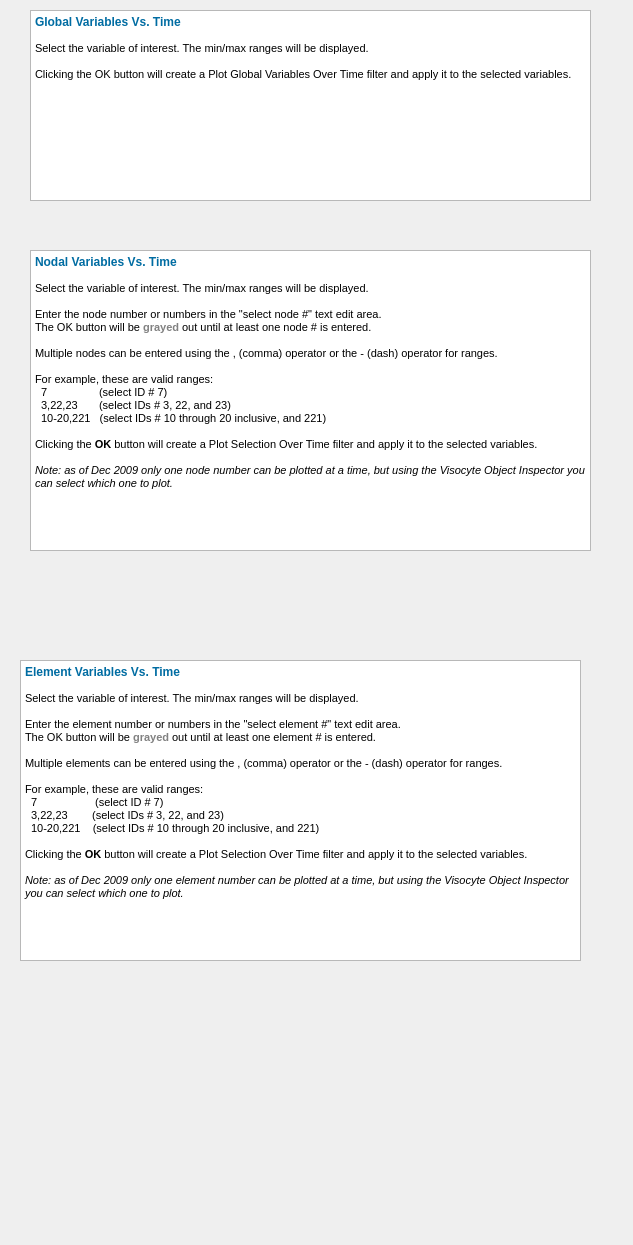
<?xml version="1.0" encoding="UTF-8"?>
<ui version="4.0">
 <class>pqSierraPlotToolsRichTextDocs</class>
 <widget class="QWidget" name="pqSierraPlotToolsRichTextDocs">
  <property name="geometry">
   <rect>
    <x>0</x>
    <y>0</y>
    <width>633</width>
    <height>1245</height>
   </rect>
  </property>
  <property name="windowTitle">
   <string>Form</string>
  </property>
  <widget class="QTextEdit" name="globalVarsVsTimeTextEdit">
   <property name="geometry">
    <rect>
     <x>30</x>
     <y>10</y>
     <width>561</width>
     <height>191</height>
    </rect>
   </property>
   <property name="html">
    <string>&lt;!DOCTYPE HTML PUBLIC &quot;-//W3C//DTD HTML 4.0//EN&quot; &quot;http://www.w3.org/TR/REC-html40/strict.dtd&quot;&gt;
&lt;html&gt;&lt;head&gt;&lt;meta name=&quot;qrichtext&quot; content=&quot;1&quot; /&gt;&lt;style type=&quot;text/css&quot;&gt;
p, li { white-space: pre-wrap; }
&lt;/style&gt;&lt;/head&gt;&lt;body style=&quot; font-family:'MS Shell Dlg 2'; font-size:8.25pt; font-weight:400; font-style:normal;&quot;&gt;
&lt;p style=&quot; margin-top:0px; margin-bottom:0px; margin-left:0px; margin-right:0px; -qt-block-indent:0; text-indent:0px;&quot;&gt;&lt;span style=&quot; font-size:9pt; font-weight:600; color:#006ca2;&quot;&gt;Global Variables Vs. Time&lt;/span&gt;&lt;/p&gt;
&lt;p style=&quot;-qt-paragraph-type:empty; margin-top:0px; margin-bottom:0px; margin-left:0px; margin-right:0px; -qt-block-indent:0; text-indent:0px; font-size:8pt; font-weight:600;&quot;&gt;&lt;/p&gt;
&lt;p style=&quot; margin-top:0px; margin-bottom:0px; margin-left:0px; margin-right:0px; -qt-block-indent:0; text-indent:0px;&quot;&gt;&lt;span style=&quot; font-size:8pt;&quot;&gt;Select the variable of interest. The min/max ranges will be displayed.&lt;/span&gt;&lt;/p&gt;
&lt;p style=&quot;-qt-paragraph-type:empty; margin-top:0px; margin-bottom:0px; margin-left:0px; margin-right:0px; -qt-block-indent:0; text-indent:0px; font-size:8pt;&quot;&gt;&lt;/p&gt;
&lt;p style=&quot; margin-top:0px; margin-bottom:0px; margin-left:0px; margin-right:0px; -qt-block-indent:0; text-indent:0px;&quot;&gt;&lt;span style=&quot; font-size:8pt;&quot;&gt;Clicking the OK button will create a Plot Global Variables Over Time filter and apply it to the selected variables.&lt;/span&gt;&lt;/p&gt;&lt;/body&gt;&lt;/html&gt;</string>
   </property>
  </widget>
  <widget class="QTextEdit" name="nodeVarsVsTimeTextEdit">
   <property name="geometry">
    <rect>
     <x>30</x>
     <y>250</y>
     <width>561</width>
     <height>301</height>
    </rect>
   </property>
   <property name="html">
    <string>&lt;!DOCTYPE HTML PUBLIC &quot;-//W3C//DTD HTML 4.0//EN&quot; &quot;http://www.w3.org/TR/REC-html40/strict.dtd&quot;&gt;
&lt;html&gt;&lt;head&gt;&lt;meta name=&quot;qrichtext&quot; content=&quot;1&quot; /&gt;&lt;style type=&quot;text/css&quot;&gt;
p, li { white-space: pre-wrap; }
&lt;/style&gt;&lt;/head&gt;&lt;body style=&quot; font-family:'MS Shell Dlg 2'; font-size:8.25pt; font-weight:400; font-style:normal;&quot;&gt;
&lt;p style=&quot; margin-top:0px; margin-bottom:0px; margin-left:0px; margin-right:0px; -qt-block-indent:0; text-indent:0px;&quot;&gt;&lt;span style=&quot; font-size:9pt; font-weight:600; color:#006ca2;&quot;&gt;Nodal Variables Vs. Time&lt;/span&gt;&lt;/p&gt;
&lt;p style=&quot;-qt-paragraph-type:empty; margin-top:0px; margin-bottom:0px; margin-left:0px; margin-right:0px; -qt-block-indent:0; text-indent:0px; font-size:8pt;&quot;&gt;&lt;/p&gt;
&lt;p style=&quot; margin-top:0px; margin-bottom:0px; margin-left:0px; margin-right:0px; -qt-block-indent:0; text-indent:0px;&quot;&gt;&lt;span style=&quot; font-size:8pt;&quot;&gt;Select the variable of interest. The min/max ranges will be displayed.&lt;/span&gt;&lt;/p&gt;
&lt;p style=&quot;-qt-paragraph-type:empty; margin-top:0px; margin-bottom:0px; margin-left:0px; margin-right:0px; -qt-block-indent:0; text-indent:0px; font-size:8pt;&quot;&gt;&lt;/p&gt;
&lt;p style=&quot; margin-top:0px; margin-bottom:0px; margin-left:0px; margin-right:0px; -qt-block-indent:0; text-indent:0px;&quot;&gt;&lt;span style=&quot; font-size:8pt;&quot;&gt;Enter the node number or numbers in the &quot;select node #&quot; text edit area.&lt;/span&gt;&lt;/p&gt;
&lt;p style=&quot; margin-top:0px; margin-bottom:0px; margin-left:0px; margin-right:0px; -qt-block-indent:0; text-indent:0px;&quot;&gt;&lt;span style=&quot; font-size:8pt;&quot;&gt;The OK button will be &lt;/span&gt;&lt;span style=&quot; font-size:8pt; font-weight:600; color:#818181;&quot;&gt;grayed&lt;/span&gt;&lt;span style=&quot; font-size:8pt;&quot;&gt; out until at least one node # is entered.&lt;/span&gt;&lt;/p&gt;
&lt;p style=&quot;-qt-paragraph-type:empty; margin-top:0px; margin-bottom:0px; margin-left:0px; margin-right:0px; -qt-block-indent:0; text-indent:0px; font-size:8pt;&quot;&gt;&lt;/p&gt;
&lt;p style=&quot; margin-top:0px; margin-bottom:0px; margin-left:0px; margin-right:0px; -qt-block-indent:0; text-indent:0px;&quot;&gt;&lt;span style=&quot; font-size:8pt;&quot;&gt;Multiple nodes can be entered using the , (comma) operator or the - (dash) operator for ranges.&lt;/span&gt;&lt;/p&gt;
&lt;p style=&quot;-qt-paragraph-type:empty; margin-top:0px; margin-bottom:0px; margin-left:0px; margin-right:0px; -qt-block-indent:0; text-indent:0px; font-size:8pt;&quot;&gt;&lt;/p&gt;
&lt;p style=&quot; margin-top:0px; margin-bottom:0px; margin-left:0px; margin-right:0px; -qt-block-indent:0; text-indent:0px;&quot;&gt;&lt;span style=&quot; font-size:8pt;&quot;&gt;For example, these are valid ranges:&lt;/span&gt;&lt;/p&gt;
&lt;p style=&quot; margin-top:0px; margin-bottom:0px; margin-left:0px; margin-right:0px; -qt-block-indent:0; text-indent:0px;&quot;&gt;&lt;span style=&quot; font-size:8pt;&quot;&gt;  7                 (select ID # 7)&lt;/span&gt;&lt;/p&gt;
&lt;p style=&quot; margin-top:0px; margin-bottom:0px; margin-left:0px; margin-right:0px; -qt-block-indent:0; text-indent:0px;&quot;&gt;&lt;span style=&quot; font-size:8pt;&quot;&gt;  3,22,23       (select IDs # 3, 22, and 23)&lt;/span&gt;&lt;/p&gt;
&lt;p style=&quot; margin-top:0px; margin-bottom:0px; margin-left:0px; margin-right:0px; -qt-block-indent:0; text-indent:0px;&quot;&gt;&lt;span style=&quot; font-size:8pt;&quot;&gt;  10-20,221   (select IDs # 10 through 20 inclusive, and 221)&lt;/span&gt;&lt;/p&gt;
&lt;p style=&quot;-qt-paragraph-type:empty; margin-top:0px; margin-bottom:0px; margin-left:0px; margin-right:0px; -qt-block-indent:0; text-indent:0px; font-size:8pt;&quot;&gt;&lt;/p&gt;
&lt;p style=&quot; margin-top:0px; margin-bottom:0px; margin-left:0px; margin-right:0px; -qt-block-indent:0; text-indent:0px;&quot;&gt;&lt;span style=&quot; font-size:8pt;&quot;&gt;Clicking the &lt;/span&gt;&lt;span style=&quot; font-size:8pt; font-weight:600;&quot;&gt;OK&lt;/span&gt;&lt;span style=&quot; font-size:8pt;&quot;&gt; button will create a Plot Selection Over Time filter and apply it to the selected variables.&lt;/span&gt;&lt;/p&gt;
&lt;p style=&quot;-qt-paragraph-type:empty; margin-top:0px; margin-bottom:0px; margin-left:0px; margin-right:0px; -qt-block-indent:0; text-indent:0px; font-size:8pt;&quot;&gt;&lt;/p&gt;
&lt;p style=&quot; margin-top:0px; margin-bottom:0px; margin-left:0px; margin-right:0px; -qt-block-indent:0; text-indent:0px;&quot;&gt;&lt;span style=&quot; font-size:8pt; font-style:italic;&quot;&gt;Note: as of Dec 2009 only one node number can be plotted at a time, but using the Visocyte Object Inspector you can select which one to plot.&lt;/span&gt;&lt;/p&gt;&lt;/body&gt;&lt;/html&gt;</string>
   </property>
  </widget>
  <widget class="QTextEdit" name="elementVarsVsTimeTextEdit">
   <property name="geometry">
    <rect>
     <x>20</x>
     <y>660</y>
     <width>561</width>
     <height>301</height>
    </rect>
   </property>
   <property name="html">
    <string>&lt;!DOCTYPE HTML PUBLIC &quot;-//W3C//DTD HTML 4.0//EN&quot; &quot;http://www.w3.org/TR/REC-html40/strict.dtd&quot;&gt;
&lt;html&gt;&lt;head&gt;&lt;meta name=&quot;qrichtext&quot; content=&quot;1&quot; /&gt;&lt;style type=&quot;text/css&quot;&gt;
p, li { white-space: pre-wrap; }
&lt;/style&gt;&lt;/head&gt;&lt;body style=&quot; font-family:'MS Shell Dlg 2'; font-size:8.25pt; font-weight:400; font-style:normal;&quot;&gt;
&lt;p style=&quot; margin-top:0px; margin-bottom:0px; margin-left:0px; margin-right:0px; -qt-block-indent:0; text-indent:0px;&quot;&gt;&lt;span style=&quot; font-size:9pt; font-weight:600; color:#006ca2;&quot;&gt;Element Variables Vs. Time&lt;/span&gt;&lt;/p&gt;
&lt;p style=&quot;-qt-paragraph-type:empty; margin-top:0px; margin-bottom:0px; margin-left:0px; margin-right:0px; -qt-block-indent:0; text-indent:0px; font-size:8pt;&quot;&gt;&lt;/p&gt;
&lt;p style=&quot; margin-top:0px; margin-bottom:0px; margin-left:0px; margin-right:0px; -qt-block-indent:0; text-indent:0px;&quot;&gt;&lt;span style=&quot; font-size:8pt;&quot;&gt;Select the variable of interest. The min/max ranges will be displayed.&lt;/span&gt;&lt;/p&gt;
&lt;p style=&quot;-qt-paragraph-type:empty; margin-top:0px; margin-bottom:0px; margin-left:0px; margin-right:0px; -qt-block-indent:0; text-indent:0px; font-size:8pt;&quot;&gt;&lt;/p&gt;
&lt;p style=&quot; margin-top:0px; margin-bottom:0px; margin-left:0px; margin-right:0px; -qt-block-indent:0; text-indent:0px;&quot;&gt;&lt;span style=&quot; font-size:8pt;&quot;&gt;Enter the element number or numbers in the &quot;select element #&quot; text edit area.&lt;/span&gt;&lt;/p&gt;
&lt;p style=&quot; margin-top:0px; margin-bottom:0px; margin-left:0px; margin-right:0px; -qt-block-indent:0; text-indent:0px;&quot;&gt;&lt;span style=&quot; font-size:8pt;&quot;&gt;The OK button will be &lt;/span&gt;&lt;span style=&quot; font-size:8pt; font-weight:600; color:#818181;&quot;&gt;grayed&lt;/span&gt;&lt;span style=&quot; font-size:8pt;&quot;&gt; out until at least one element # is entered.&lt;/span&gt;&lt;/p&gt;
&lt;p style=&quot;-qt-paragraph-type:empty; margin-top:0px; margin-bottom:0px; margin-left:0px; margin-right:0px; -qt-block-indent:0; text-indent:0px; font-size:8pt;&quot;&gt;&lt;/p&gt;
&lt;p style=&quot; margin-top:0px; margin-bottom:0px; margin-left:0px; margin-right:0px; -qt-block-indent:0; text-indent:0px;&quot;&gt;&lt;span style=&quot; font-size:8pt;&quot;&gt;Multiple elements can be entered using the , (comma) operator or the - (dash) operator for ranges.&lt;/span&gt;&lt;/p&gt;
&lt;p style=&quot;-qt-paragraph-type:empty; margin-top:0px; margin-bottom:0px; margin-left:0px; margin-right:0px; -qt-block-indent:0; text-indent:0px; font-size:8pt;&quot;&gt;&lt;/p&gt;
&lt;p style=&quot; margin-top:0px; margin-bottom:0px; margin-left:0px; margin-right:0px; -qt-block-indent:0; text-indent:0px;&quot;&gt;&lt;span style=&quot; font-size:8pt;&quot;&gt;For example, these are valid ranges:&lt;/span&gt;&lt;/p&gt;
&lt;p style=&quot; margin-top:0px; margin-bottom:0px; margin-left:0px; margin-right:0px; -qt-block-indent:0; text-indent:0px;&quot;&gt;&lt;span style=&quot; font-size:8pt;&quot;&gt;  7                   (select ID # 7)&lt;/span&gt;&lt;/p&gt;
&lt;p style=&quot; margin-top:0px; margin-bottom:0px; margin-left:0px; margin-right:0px; -qt-block-indent:0; text-indent:0px;&quot;&gt;&lt;span style=&quot; font-size:8pt;&quot;&gt;  3,22,23        (select IDs # 3, 22, and 23)&lt;/span&gt;&lt;/p&gt;
&lt;p style=&quot; margin-top:0px; margin-bottom:0px; margin-left:0px; margin-right:0px; -qt-block-indent:0; text-indent:0px;&quot;&gt;&lt;span style=&quot; font-size:8pt;&quot;&gt;  10-20,221    (select IDs # 10 through 20 inclusive, and 221)&lt;/span&gt;&lt;/p&gt;
&lt;p style=&quot;-qt-paragraph-type:empty; margin-top:0px; margin-bottom:0px; margin-left:0px; margin-right:0px; -qt-block-indent:0; text-indent:0px; font-size:8pt;&quot;&gt;&lt;/p&gt;
&lt;p style=&quot; margin-top:0px; margin-bottom:0px; margin-left:0px; margin-right:0px; -qt-block-indent:0; text-indent:0px;&quot;&gt;&lt;span style=&quot; font-size:8pt;&quot;&gt;Clicking the &lt;/span&gt;&lt;span style=&quot; font-size:8pt; font-weight:600;&quot;&gt;OK&lt;/span&gt;&lt;span style=&quot; font-size:8pt;&quot;&gt; button will create a Plot Selection Over Time filter and apply it to the selected variables.&lt;/span&gt;&lt;/p&gt;
&lt;p style=&quot;-qt-paragraph-type:empty; margin-top:0px; margin-bottom:0px; margin-left:0px; margin-right:0px; -qt-block-indent:0; text-indent:0px; font-size:8pt;&quot;&gt;&lt;/p&gt;
&lt;p style=&quot; margin-top:0px; margin-bottom:0px; margin-left:0px; margin-right:0px; -qt-block-indent:0; text-indent:0px;&quot;&gt;&lt;span style=&quot; font-size:8pt; font-style:italic;&quot;&gt;Note: as of Dec 2009 only one element number can be plotted at a time, but using the Visocyte Object Inspector you can select which one to plot.&lt;/span&gt;&lt;/p&gt;&lt;/body&gt;&lt;/html&gt;</string>
   </property>
  </widget>
 </widget>
 <resources/>
 <connections/>
</ui>
